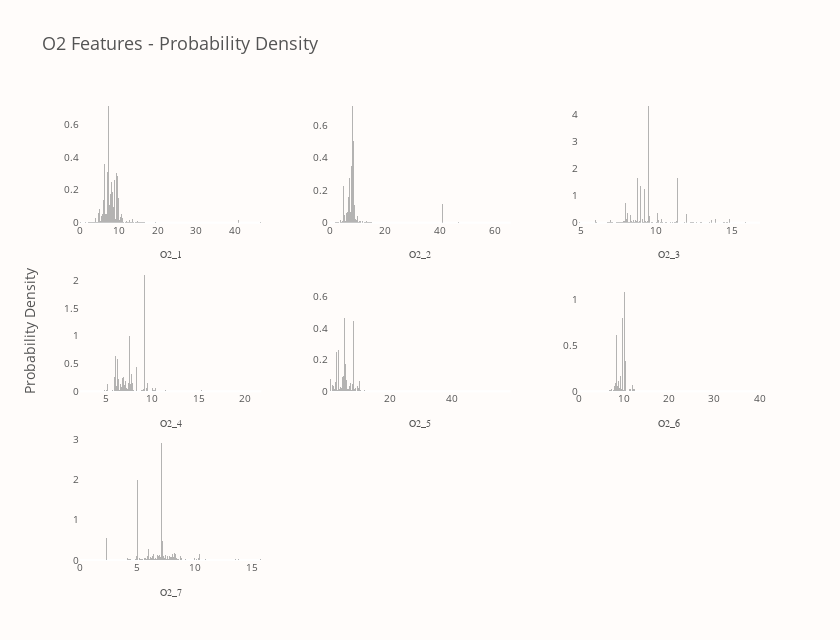

Write notebook code for a chart like this one.
### Markdown cell above
<p style="
    font-size: 16px;
    font-family: 'JetBrains Mono';
">
    <b>In this subsection, we will see distributions of the available features. Each plot will be focused on only one indicator from all stations. Since we know that the dataset is weakly diversed and has few unique values, we should observe these distributions as a collection of individual peaks.</b>
</p>

### Code cell
def get_n_rows_axes(n_features, n_cols):
    n_rows = int(np.ceil(n_features / n_cols))
    current_col = range(1, n_cols + 1)
    current_row = range(1, n_rows + 1)
    return n_rows, list(product(current_row, current_col))


def draw_dist_for_group(group, vars_to_plot, n_cols=3, height=640):
    n_rows, axes = get_n_rows_axes(len(vars_to_plot), n_cols)
    fig = make_subplots(
        rows=n_rows,
        cols=n_cols,
        y_title="Probability Density",
        horizontal_spacing=0.1,
        vertical_spacing=0.1,
    )
    fig.update_annotations(font_size=14)
    for var, (row, col) in zip(vars_to_plot, axes):
        density, bins = np.histogram(train[var], bins=200, density=True)
        fig.add_bar(
            x=bins,
            y=density,
            marker_color="#6B6A6A",
            marker_line_width=0,
            opacity=0.5,
            name=var,
            showlegend=False,
            row=row,
            col=col,
        )
        fig.update_xaxes(
            tickfont_size=10,
            showgrid=False,
            title_text=var,
            titlefont_size=10,
            titlefont_family="Arial Black",
            row=row,
            col=col,
        )
        fig.update_yaxes(tickfont_size=10, showgrid=False, row=row, col=col)

    fig.update_layout(
        width=840,
        height=height,
        title=f"{group} Features - Probability Density",
        font_color=FONT_COLOR,
        title_font_size=18,
        plot_bgcolor=BACKGROUND_COLOR,
        paper_bgcolor=BACKGROUND_COLOR,
        bargap=0,
    )
    return fig


o2_group = "O2"
o2_vars = train.columns[train.columns.str.startswith(o2_group)]

fig = draw_dist_for_group(o2_group, o2_vars)
fig.show()

### Figure 1 — Plotly figure (JSON) as saved in the notebook; plotly's stock layout.template omitted (floating-point values rounded to 4 significant figures; data arrays with more than 128 entries replaced by an {"elided": "..."} marker saying what was removed)
{"data": [{"marker": {"color": "#6B6A6A", "line": {"width": 0}}, "name": "O2_1", "opacity": 0.5, "showlegend": false, "type": "bar", "x": {"elided": "201 float values"}, "xaxis": "x", "y": {"elided": "200 float values"}, "yaxis": "y"}, {"marker": {"color": "#6B6A6A", "line": {"width": 0}}, "name": "O2_2", "opacity": 0.5, "showlegend": false, "type": "bar", "x": {"elided": "201 float values"}, "xaxis": "x2", "y": {"elided": "200 float values"}, "yaxis": "y2"}, {"marker": {"color": "#6B6A6A", "line": {"width": 0}}, "name": "O2_3", "opacity": 0.5, "showlegend": false, "type": "bar", "x": {"elided": "201 float values"}, "xaxis": "x3", "y": {"elided": "200 float values"}, "yaxis": "y3"}, {"marker": {"color": "#6B6A6A", "line": {"width": 0}}, "name": "O2_4", "opacity": 0.5, "showlegend": false, "type": "bar", "x": {"elided": "201 float values"}, "xaxis": "x4", "y": {"elided": "200 float values"}, "yaxis": "y4"}, {"marker": {"color": "#6B6A6A", "line": {"width": 0}}, "name": "O2_5", "opacity": 0.5, "showlegend": false, "type": "bar", "x": {"elided": "201 float values"}, "xaxis": "x5", "y": {"elided": "200 float values"}, "yaxis": "y5"}, {"marker": {"color": "#6B6A6A", "line": {"width": 0}}, "name": "O2_6", "opacity": 0.5, "showlegend": false, "type": "bar", "x": {"elided": "201 float values"}, "xaxis": "x6", "y": {"elided": "200 float values"}, "yaxis": "y6"}, {"marker": {"color": "#6B6A6A", "line": {"width": 0}}, "name": "O2_7", "opacity": 0.5, "showlegend": false, "type": "bar", "x": {"elided": "201 float values"}, "xaxis": "x7", "y": {"elided": "200 float values"}, "yaxis": "y7"}], "layout": {"annotations": [{"font": {"size": 14}, "showarrow": false, "text": "Probability Density", "textangle": -90, "x": 0, "xanchor": "right", "xref": "paper", "xshift": -40, "y": 0.5, "yanchor": "middle", "yref": "paper"}], "bargap": 0, "font": {"color": "#545454"}, "height": 640, "paper_bgcolor": "#FFFCFA", "plot_bgcolor": "#FFFCFA", "title": {"font": {"size": 18}, "text": "O2 Features - Probability Density"}, "width": 840, "xaxis": {"anchor": "y", "domain": [0, 0.2667], "showgrid": false, "tickfont": {"size": 10}, "title": {"font": {"family": "Arial Black", "size": 10}, "text": "O2_1"}}, "xaxis2": {"anchor": "y2", "domain": [0.3667, 0.6333], "showgrid": false, "tickfont": {"size": 10}, "title": {"font": {"family": "Arial Black", "size": 10}, "text": "O2_2"}}, "xaxis3": {"anchor": "y3", "domain": [0.7333, 1], "showgrid": false, "tickfont": {"size": 10}, "title": {"font": {"family": "Arial Black", "size": 10}, "text": "O2_3"}}, "xaxis4": {"anchor": "y4", "domain": [0, 0.2667], "showgrid": false, "tickfont": {"size": 10}, "title": {"font": {"family": "Arial Black", "size": 10}, "text": "O2_4"}}, "xaxis5": {"anchor": "y5", "domain": [0.3667, 0.6333], "showgrid": false, "tickfont": {"size": 10}, "title": {"font": {"family": "Arial Black", "size": 10}, "text": "O2_5"}}, "xaxis6": {"anchor": "y6", "domain": [0.7333, 1], "showgrid": false, "tickfont": {"size": 10}, "title": {"font": {"family": "Arial Black", "size": 10}, "text": "O2_6"}}, "xaxis7": {"anchor": "y7", "domain": [0, 0.2667], "showgrid": false, "tickfont": {"size": 10}, "title": {"font": {"family": "Arial Black", "size": 10}, "text": "O2_7"}}, "xaxis8": {"anchor": "y8", "domain": [0.3667, 0.6333]}, "xaxis9": {"anchor": "y9", "domain": [0.7333, 1]}, "yaxis": {"anchor": "x", "domain": [0.7333, 1], "showgrid": false, "tickfont": {"size": 10}}, "yaxis2": {"anchor": "x2", "domain": [0.7333, 1], "showgrid": false, "tickfont": {"size": 10}}, "yaxis3": {"anchor": "x3", "domain": [0.7333, 1], "showgrid": false, "tickfont": {"size": 10}}, "yaxis4": {"anchor": "x4", "domain": [0.3667, 0.6333], "showgrid": false, "tickfont": {"size": 10}}, "yaxis5": {"anchor": "x5", "domain": [0.3667, 0.6333], "showgrid": false, "tickfont": {"size": 10}}, "yaxis6": {"anchor": "x6", "domain": [0.3667, 0.6333], "showgrid": false, "tickfont": {"size": 10}}, "yaxis7": {"anchor": "x7", "domain": [0, 0.2667], "showgrid": false, "tickfont": {"size": 10}}, "yaxis8": {"anchor": "x8", "domain": [0, 0.2667]}, "yaxis9": {"anchor": "x9", "domain": [0, 0.2667]}}}
